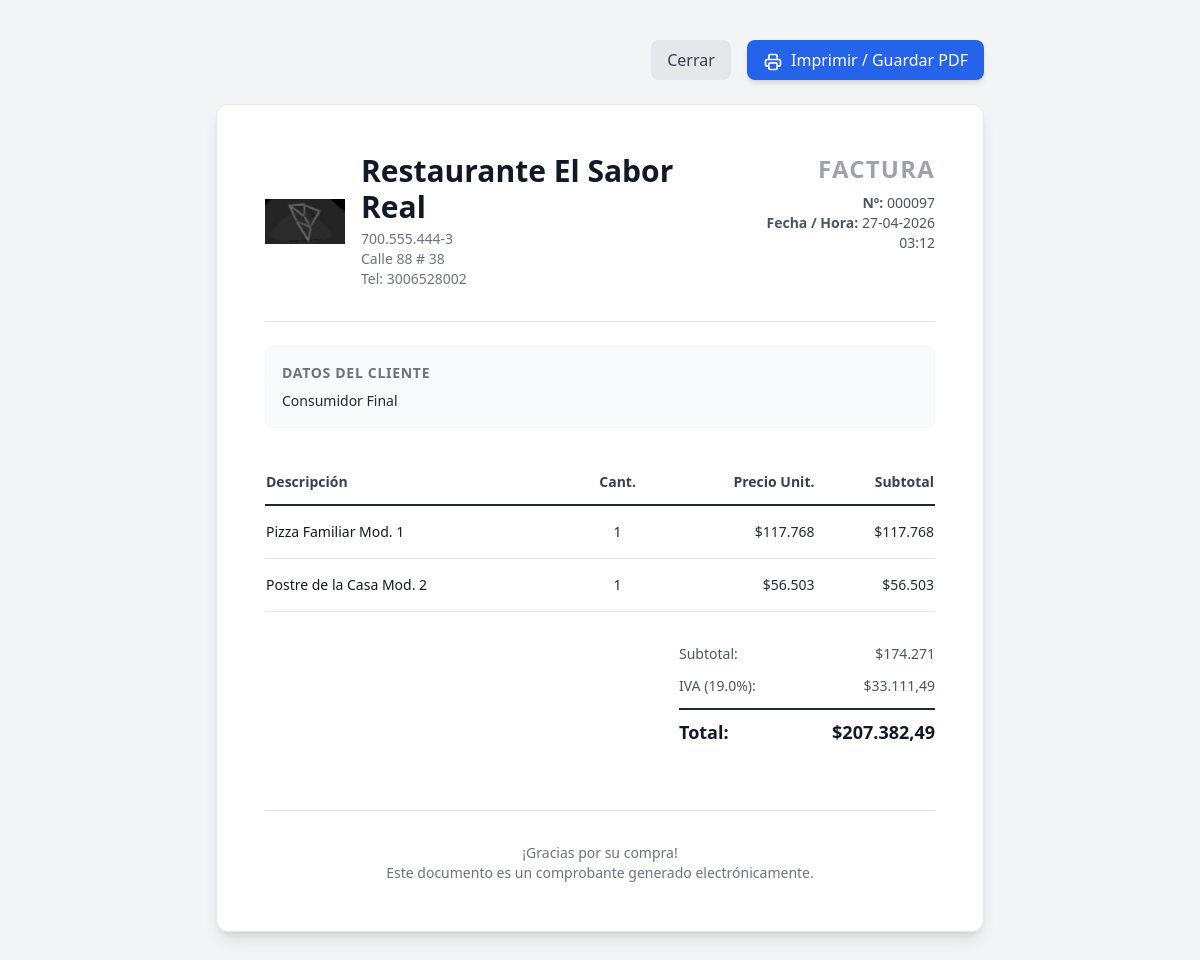
Screenshot of /invoice/97/print (signed in) with the database file from the repository.
### models.py (models this page shows, shortened)
class Company(db.Model):
    __tablename__ = 'company'
    id = db.Column(db.Integer, primary_key=True)
    name = db.Column(db.String(150), nullable=False, default="MiNegocio")
    document_id = db.Column(db.String(50), nullable=True) # NIT / RUT
    phone = db.Column(db.String(50), nullable=True)
    email = db.Column(db.String(100), nullable=True)
    address = db.Column(db.String(200), nullable=True)
    logo_path = db.Column(db.String(255), nullable=True) # Path to uploaded logo
    primary_color = db.Column(db.String(20), nullable=False, default="#4f46e5")
    secondary_color = db.Column(db.String(20), nullable=False, default="#0f172a")
    subscription_status = db.Column(db.String(20), nullable=False, default='active') # 'active', 'suspended'
    valid_until = db.Column(db.DateTime, nullable=False, default=lambda: datetime.utcnow() + timedelta(days=30))

class Invoice(db.Model):
    __tablename__ = 'invoices'
    id = db.Column(db.Integer, primary_key=True)
    client_id = db.Column(db.Integer, db.ForeignKey('clients.id'), nullable=True)
    cash_register_id = db.Column(db.Integer, db.ForeignKey('cash_registers.id'), nullable=True)
    date = db.Column(db.DateTime, default=get_now)
    subtotal = db.Column(db.Float, nullable=False, default=0.0)
    tax_rate = db.Column(db.Float, nullable=False, default=19.0) # Default 19%
    tax_amount = db.Column(db.Float, nullable=False, default=0.0)
    total = db.Column(db.Float, nullable=False, default=0.0)
    company_id = db.Column(db.Integer, db.ForeignKey('company.id'), nullable=False)
    client = db.relationship('Client', backref='invoices')
    items = db.relationship('InvoiceItem', backref='invoice', lazy=True, cascade="all, delete-orphan")

class InvoiceItem(db.Model):
    __tablename__ = 'invoice_items'
    id = db.Column(db.Integer, primary_key=True)
    invoice_id = db.Column(db.Integer, db.ForeignKey('invoices.id'), nullable=False)
    product_id = db.Column(db.Integer, db.ForeignKey('products.id'), nullable=False)
    quantity = db.Column(db.Float, nullable=False, default=1)
    unit_price = db.Column(db.Float, nullable=False)
    subtotal = db.Column(db.Float, nullable=False)
    product = db.relationship('Product')

class Product(db.Model):
    __tablename__ = 'products'
    id = db.Column(db.Integer, primary_key=True)
    name = db.Column(db.String(100), nullable=False)
    description = db.Column(db.Text, nullable=True)
    purchase_price = db.Column(db.Float, nullable=False, default=0.0)
    sale_price = db.Column(db.Float, nullable=False, default=0.0)
    stock = db.Column(db.Float, nullable=False, default=0.0) # Cambiado a Float para soportar gramos/unidades decimales
    is_bundle = db.Column(db.Boolean, default=False) # Si es un combo o receta
    track_stock = db.Column(db.Boolean, default=True) # Si el producto maneja inventario o es un servicio
    min_stock = db.Column(db.Float, nullable=False, default=5.0) # Alerta personalizada
    expiry_date = db.Column(db.Date, nullable=True)
    expiry_alert_days = db.Column(db.Integer, nullable=True, default=30) # Días antes para alertar
    company_id = db.Column(db.Integer, db.ForeignKey('company.id'), nullable=False)
    movements = db.relationship('InventoryMovement', backref='product', lazy=True, cascade="all, delete-orphan")
    components = db.relationship('ProductComponent',
                                 foreign_keys='ProductComponent.parent_product_id',
                                 backref='parent',
                                 lazy=True,
                                 cascade="all, delete-orphan")

### app.py (the view)
@app.route('/invoice/<int:id>/print')
@login_required
@permission_required('billing')
def print_invoice(id):
    invoice = Invoice.query.filter_by(id=id, company_id=current_user.company_id).first_or_404()
    return render_template('invoice_print.html', invoice=invoice)

### app.py (called while the page is built)
def get_now():
    return datetime.now(timezone(timedelta(hours=-5))).replace(tzinfo=None)

@login_manager.user_loader
def load_user(user_id):
    return User.query.get(int(user_id))

@app.template_filter('currency')
def currency_filter(value):
    if value is None:
        return "$0"
    try:
        if abs(value - round(value)) < 0.01:
            return f"${int(round(value)):,}".replace(",", ".")
        else:
            formatted = f"{value:,.2f}"
            return f"${formatted.replace(',', 'X').replace('.', ',').replace('X', '.')}"
    except (ValueError, TypeError):
        return f"${value}"

@app.context_processor
def inject_company():
    if current_user.is_authenticated:
        return dict(company=current_user.company)
    return dict(company=None)

def permission_required(permission_name):
    def decorator(f):
        @wraps(f)
        def decorated_function(*args, **kwargs):
            if current_user.role == 'admin':
                return f(*args, **kwargs)
            if not current_user.permissions or permission_name not in current_user.permissions:
                flash('No tienes permisos para acceder a este módulo.', 'danger')
                return redirect(url_for('dashboard'))
            return f(*args, **kwargs)
        return decorated_function
    return decorator

### templates/invoice_print.html (shortened to what this page needs)
<!DOCTYPE html>
<html lang="es">
<head>
    <script src="https://cdn.tailwindcss.com"></script>
</head>
<body class="bg-gray-100 py-10 font-sans text-gray-800">
    <div class="max-w-3xl mx-auto mb-6 flex justify-end space-x-4 no-print">
        <button onclick="window.close()" class="px-4 py-2 bg-gray-200 text-gray-700 rounded-lg hover:bg-gray-300">Cerrar</button>
        <button onclick="window.print()" class="px-4 py-2 bg-blue-600 text-white rounded-lg hover:bg-blue-700 shadow-md">
            Imprimir / Guardar PDF
        </button>
    </div>
    <div class="max-w-3xl mx-auto bg-white p-12 rounded-xl shadow-lg border border-gray-200 print-container">
        <div class="flex justify-between items-start border-b border-gray-200 pb-8 mb-6">
            <div class="flex items-center space-x-4">
                {% if company and company.logo_path %}
                <img src="{{ url_for('static', filename=company.logo_path) }}" alt="Logo" class="w-20 h-20 object-contain">
                {% endif %}
                <div>
                    <h1 class="text-3xl font-bold text-gray-900 mb-1">{{ company.name if company else 'MiNegocio' }}</h1>
                    {% if company and company.document_id %}<p class="text-sm text-gray-500">{{ company.document_id }}</p>{% endif %}
                    {% if company and company.address %}<p class="text-sm text-gray-500">{{ company.address }}</p>{% endif %}
                    {% if company and company.phone %}<p class="text-sm text-gray-500">Tel: {{ company.phone }}</p>{% endif %}
                </div>
            </div>
            <div class="text-right">
                <h2 class="text-2xl font-bold text-gray-400 uppercase tracking-wider mb-2">Factura</h2>
                <p class="text-sm text-gray-600"><strong>Nº:</strong> {{ "%06d"|format(invoice.id) }}</p>
                <p class="text-sm text-gray-600"><strong>Fecha / Hora:</strong> {{ invoice.date.strftime('%d-%m-%Y %H:%M') }}</p>
            </div>
        </div>
        <div class="mb-8 p-4 bg-gray-50 rounded-lg border border-gray-100">
            <h3 class="text-sm font-bold text-gray-500 uppercase tracking-wider mb-2">Datos del Cliente</h3>
            {% if invoice.client %}
            <div class="grid grid-cols-2 gap-2 text-sm">
                <p class="text-gray-800"><strong class="text-gray-600">Nombre:</strong> {{ invoice.client.name }}</p>
                <p class="text-gray-800"><strong class="text-gray-600">Cédula/NIT:</strong> {{ invoice.client.document_id }}</p>
                {% if invoice.client.phone %}<p class="text-gray-800"><strong class="text-gray-600">Teléfono:</strong> {{ invoice.client.phone }}</p>{% endif %}
                {% if invoice.client.address %}<p class="text-gray-800"><strong class="text-gray-600">Dirección:</strong> {{ invoice.client.address }}</p>{% endif %}
            </div>
            {% else %}
            <p class="text-sm text-gray-800 font-medium">Consumidor Final</p>
            {% endif %}
        </div>
        <table class="w-full mb-8">
            <thead>
                <tr class="border-b-2 border-gray-800 text-left text-sm font-bold text-gray-700">
                    <th class="py-3">Descripción</th>
                    <th class="py-3 text-center">Cant.</th>
                    <th class="py-3 text-right">Precio Unit.</th>
                    <th class="py-3 text-right">Subtotal</th>
                </tr>
            </thead>
            <tbody>
                {% for item in invoice.items %}
                <tr class="border-b border-gray-200 text-sm">
                    <td class="py-4">
                        <p class="font-medium text-gray-900">{{ item.product.name }}</p>
                    </td>
                    <td class="py-4 text-center">{{ item.quantity }}</td>
                    <td class="py-4 text-right">{{ item.unit_price|currency }}</td>
                    <td class="py-4 text-right">{{ item.subtotal|currency }}</td>
                </tr>
                {% endfor %}
            </tbody>
        </table>
        <div class="flex justify-end">
            <div class="w-64 space-y-3 text-sm">
                <div class="flex justify-between text-gray-600">
                    <span>Subtotal:</span>
                    <span>{{ invoice.subtotal|currency }}</span>
                </div>
                <div class="flex justify-between text-gray-600">
                    <span>IVA ({{ "%.1f"|format(invoice.tax_rate) }}%):</span>
                    <span>{{ invoice.tax_amount|currency }}</span>
                </div>
                <div class="flex justify-between font-bold text-lg text-gray-900 border-t-2 border-gray-800 pt-2 mt-2">
                    <span>Total:</span>
                    <span>{{ invoice.total|currency }}</span>
                </div>
            </div>
        </div>
        <div class="mt-16 pt-8 border-t border-gray-200 text-center text-sm text-gray-500">
            <p>¡Gracias por su compra!</p>
            <p>Este documento es un comprobante generado electrónicamente.</p>
        </div>
    </div>
</body>
</html>

### rows the page displays
Company: logo_path (picture), name "Restaurante El Sabor Real", document_id "700.555.444-3", address "Calle 88 # 38", phone "3006528002"
Invoice: id "000097", date "27-04-2026 03:12", subtotal "$174.271", tax_rate "19.0", tax_amount "$33.111,49", total "$207.382,49"
InvoiceItem: product.name "Pizza Familiar Mod. 1", quantity "1", unit_price "$117.768", subtotal "$117.768"
InvoiceItem: product.name "Postre de la Casa Mod. 2", quantity "1", unit_price "$56.503", subtotal "$56.503"
